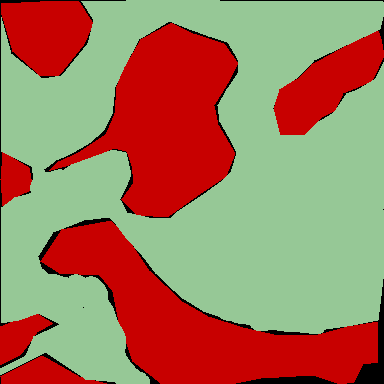
#> input picture figures/attention_figures/topk_results_example_sample/10x_masks/10x_0_high_mask.png, 384 x 384 px; its folder holds 4 pictures in this run
$ jupyter execute --allow-errors tissue_interpretability.ipynb
#> lines starting #> are read from the running program, lines starting #| are printed output that depends on the picture
[cell 1]
import json
import pandas as pd
import numpy as np
from pathlib import Path

import os
import glob
import math

import rasterio.features
from shapely.geometry import shape
from shapely.geometry import Polygon, Point

import seaborn as sns
from matplotlib import pyplot as plt

from scipy import stats
from scipy.stats import mannwhitneyu, normaltest
from statannotations.Annotator import Annotator

from PIL import Image

[cell 2]
# [11 lines left out: function get_log_ax, not called in this run]

def get_ax(figsize = (10, 10)):
    fig, ax = plt.subplots(1, 1, figsize=figsize)
    return fig, ax

from matplotlib.patches import PathPatch

# [32 lines left out: function adjust_box_widths, not called in this run]

[cell 3]
TISSUE_TYPES = {
    0: 'Other',
    1: 'Tumor',
    2: 'Stroma',
    3: 'Fat',
    4: 'Normal',
    5: 'Vessel',
    6: 'Other'
}

[cell 4]
df = pd.DataFrame()

files = glob.glob("topk_results_example_sample/10x_masks/*.png")

for f in files:
    img = np.array(Image.open(f))
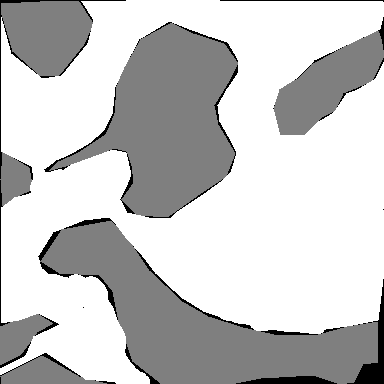
#> img: shape (384, 384); min 0, max 2, mean 1.56; drawn with min black and max white
    tmp = np.zeros((7), dtype=int)
    for idx, value in zip(*np.unique(img, return_counts=True)):
        tmp[idx] = value
#> this loop made 3 passes
#> value on passes 1 to 3: 5421, 53495, 88540
#> after the loop, tmp = [5421, 53495, 88540, 0, 0, 0, 0]
    tmp = pd.DataFrame([tmp], columns=TISSUE_TYPES.values())
#> tmp = table of 1 rows and 7 columns
    tmp['file'] = Path(f).name
    tmp['Attention'] = Path(f).name.split('_')[2].capitalize()
    df = pd.concat((df, tmp), axis=0)
#> df = table of 1 rows and 9 columns
#> pass 2 of the loop `for f in files:`:
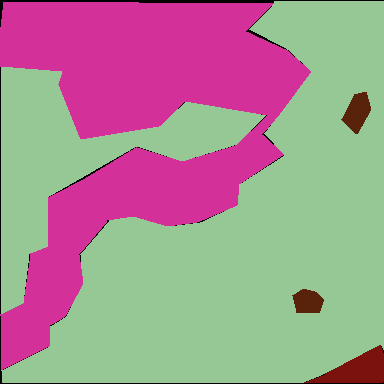
#> input picture figures/attention_figures/topk_results_example_sample/10x_masks/10x_0_low_mask.png, 384 x 384 px
#> `img = np.array(Image.open(f))`:
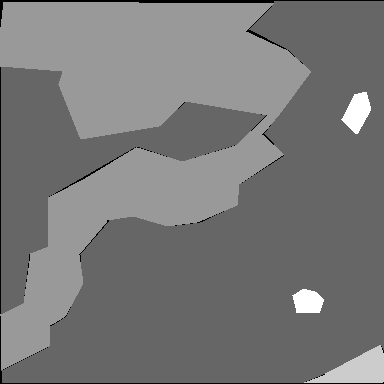
#> img: shape (384, 384); min 0, max 5, mean 2.35; drawn with min black and max white
#> the loop `for idx, value in zip(*np.unique(img, return_counts=True)):` made 5 passes
#> value on passes 1 to 5: 2062, 93153, 49367, 1533, 1341
#> after the loop `for idx, value in zip(*np.unique(img, return_counts=True)):`: tmp = [2062, 0, 93153, 49367, 1533, 1341, 0]
#> `tmp = pd.DataFrame([tmp], columns=TISSUE_TYPES.values())`: tmp = table of 1 rows and 7 columns
#> `df = pd.concat((df, tmp), axis=0)`: df = table of 2 rows and 9 columns
#> pass 3 of the loop `for f in files:`:
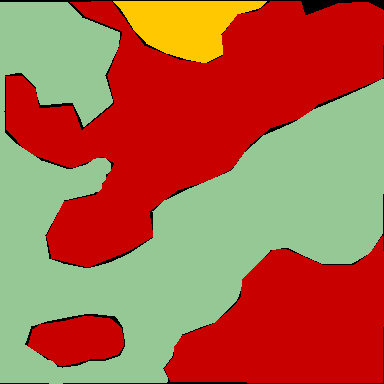
#> input picture figures/attention_figures/topk_results_example_sample/10x_masks/10x_1_high_mask.png, 384 x 384 px
#> `img = np.array(Image.open(f))`:
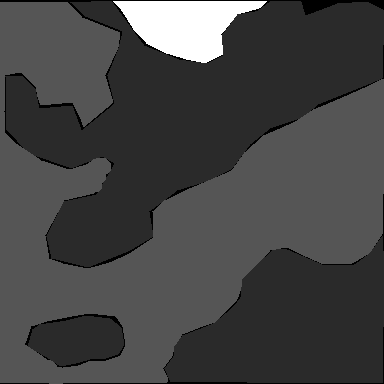
#> img: shape (384, 384); min 0, max 6, mean 1.62; drawn with min black and max white
#> the loop `for idx, value in zip(*np.unique(img, return_counts=True)):` made 4 passes
#> value on passes 1 to 3: 3790, 71334, 66794
#> after the loop `for idx, value in zip(*np.unique(img, return_counts=True)):`: tmp = [3790, 71334, 66794, 0, 0, 0, 5538]
#> `tmp = pd.DataFrame([tmp], columns=TISSUE_TYPES.values())`: tmp = table of 1 rows and 7 columns
#> `df = pd.concat((df, tmp), axis=0)`: df = table of 3 rows and 9 columns
#> the loop made 4 passes; the first 3 are shown

df = df.reset_index(drop=True)
#> df = table of 4 rows and 9 columns
other = df['Other'].sum(axis=1)
df.drop(columns='Other', inplace=True)
df['Other'] = other
df.head()
#> Out = table of 4 rows and 8 columns

[cell 5]
for tt in list(TISSUE_TYPES.values())[:-1]:
    df[tt] = df[tt] / (384 * 384)

df.head()
#> Out = table of 4 rows and 8 columns

[cell 6]
fig, ax = plt.subplots(1, 1, figsize=(6,5))

_df = df.melt(
    id_vars=['Attention'],
    value_vars=list(TISSUE_TYPES.values())[:-1],
    var_name='Tissue Type',
    value_name='Percentage'
)
sns.boxplot(
    data=_df,
    x='Tissue Type',
    y='Percentage',
    hue='Attention',
    order=list(TISSUE_TYPES.values())[:-1],
    hue_order=['Low', 'High'],
    palette='Set2',
    ax=ax
)

pairs = [[(x, 'Low'), (x, 'High')] for x in list(TISSUE_TYPES.values())[:-1]]
#> pairs = [[('Other', 'Low'), ('Other', 'High')], [('Tumor', 'Low'), ('Tumor', 'High')], [('Stroma', 'Low'), ('Stroma', 'High')], [('Fat', 'Low'), ('Fat', 'High')], [('Normal', 'Low'), ('Normal', 'High')], [('Vessel', 'Low'), ('Vessel', 'High')]]

#> (the rest of this cell did not finish here and is left out)
